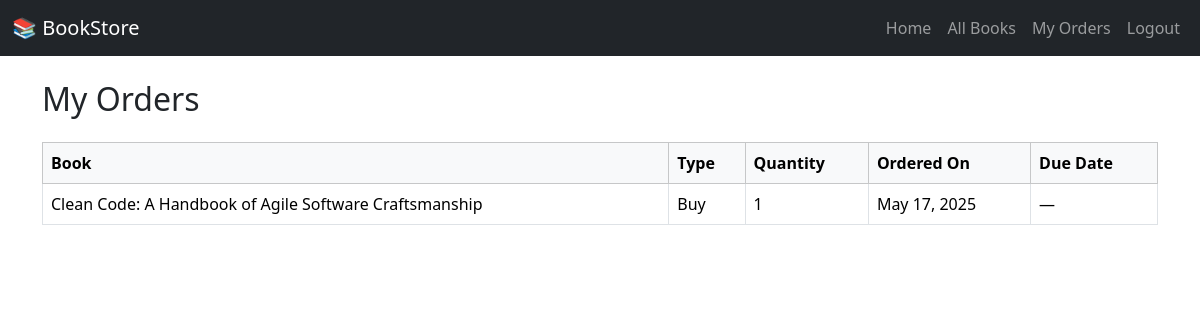
The page /orders/my-orders/ (signed in) on the database its author committed.
### orders/models.py (models this page shows, shortened)
class Order(models.Model):
    BUY = 'buy'
    BORROW = 'borrow'
    ORDER_TYPE_CHOICES = [
        (BUY, 'Buy'),
        (BORROW, 'Borrow'),
    ]
    user = models.ForeignKey(settings.AUTH_USER_MODEL, on_delete=models.CASCADE)
    book = models.ForeignKey(Book, on_delete=models.CASCADE, related_name='orders')
    order_type = models.CharField(max_length=6, choices=ORDER_TYPE_CHOICES)
    quantity = models.PositiveIntegerField(default=1)
    created_at = models.DateTimeField(auto_now_add=True)
    due_date = models.DateField(null=True, blank=True)  # Only for borrow
    class Meta:
        ordering = ['-created_at']

### books/models.py (models this page shows, shortened)
class Book(models.Model):
    SELL = 'sell'
    BORROW = 'borrow'
    BOTH = 'both'
    BOOK_TYPE_CHOICES = [
        (SELL, 'For Sale'),
        (BORROW, 'For Borrowing'),
        (BOTH, 'For Sale & Borrowing'),
    ]
    title = models.CharField(max_length=200)
    category = models.ForeignKey(Category, on_delete=models.SET_NULL, null=True)
    author = models.CharField(max_length=100)
    description = models.TextField()
    image = models.ImageField(upload_to='book_images/')
    price = models.DecimalField(max_digits=6, decimal_places=2, null=True, blank=True)
    stock = models.PositiveIntegerField(default=0)
    book_type = models.CharField(max_length=10, choices=BOOK_TYPE_CHOICES, default=SELL)
    created_at = models.DateTimeField(auto_now_add=True)

### orders/views.py (the view)
# urls.py: path('my-orders/', views.my_orders, name='my_orders'),
@login_required
def my_orders(request):
    orders = Order.objects.select_related('book').filter(user=request.user)
    return render(request, 'orders/my_orders.html', {'orders': orders})

### templates/orders/my_orders.html (shortened to what this page needs)
{% extends 'base.html' %}
{% block content %}
<h2 class="mb-4">My Orders</h2>
{% if orders %}
  <div class="table-responsive">
    <table class="table table-bordered table-hover">
      <thead class="table-light">
        <tr>
          <th>Book</th>
          <th>Type</th>
          <th>Quantity</th>
          <th>Ordered On</th>
          <th>Due Date</th>
        </tr>
      </thead>
      <tbody>
        {% for order in orders %}
        <tr>
          <td>{{ order.book.title }}</td>
          <td>{{ order.get_order_type_display }}</td>
          <td>{{ order.quantity }}</td>
          <td>{{ order.created_at|date:"M d, Y" }}</td>
          <td>
            {% if order.order_type == 'borrow' %}
              {{ order.due_date }}
            {% else %}
              &mdash;
            {% endif %}
          </td>
        </tr>
        {% endfor %}
      </tbody>
    </table>
  </div>
{% else %}
  <div class="alert alert-info">
    You haven’t ordered any books yet.
  </div>
{% endif %}
{% endblock %}

### rows shown on the page
Order: book "Clean Code: A Handbook of Agile Software Craftsmanship", order_type "Buy", quantity "1", created_at "May 17, 2025"
